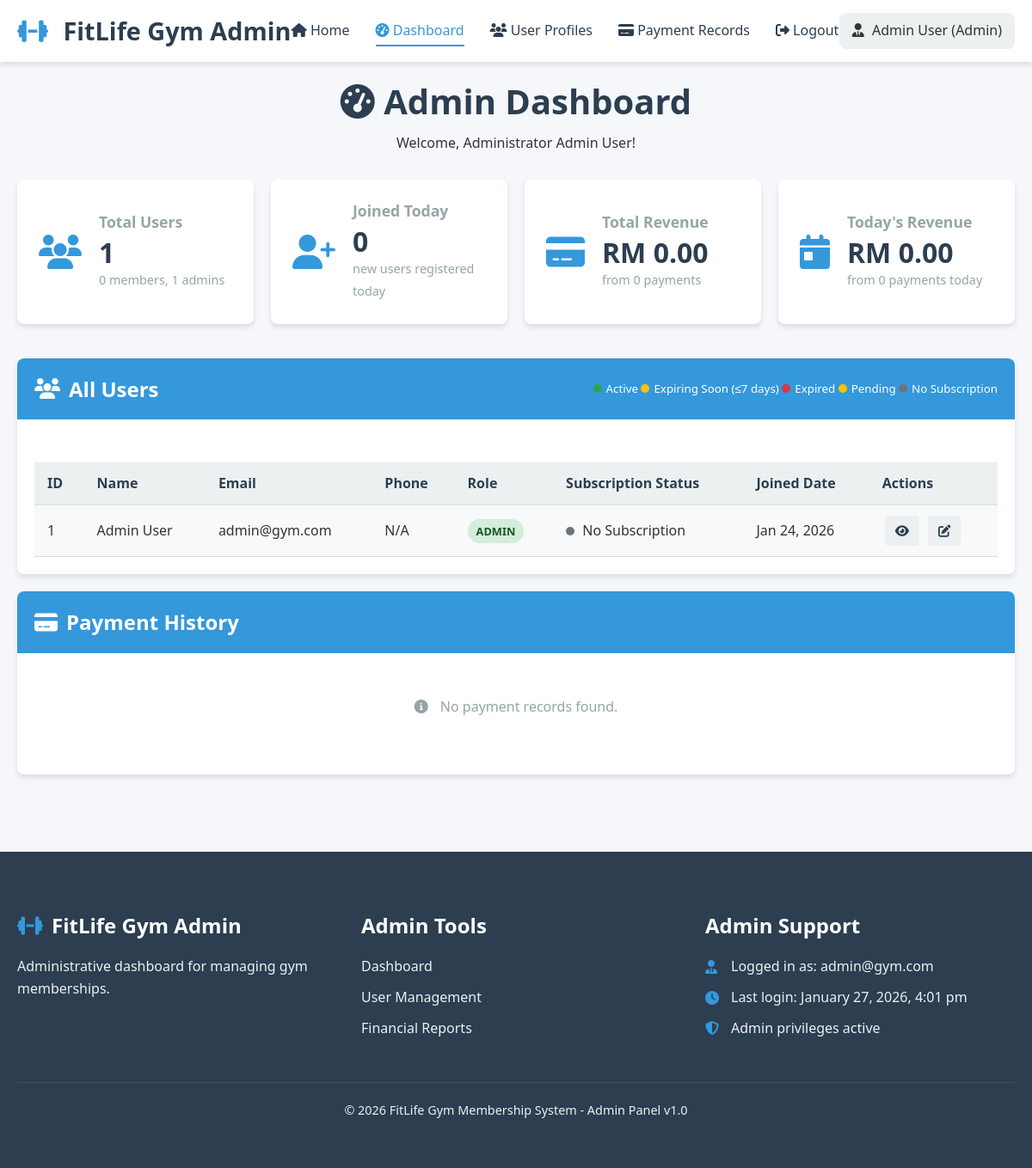
Page /admin_dashboard.php (signed in) on the committed database.
### tables this page shows
CREATE TABLE users (
    id INT AUTO_INCREMENT PRIMARY KEY,
    name VARCHAR(100) NOT NULL,
    email VARCHAR(100) NOT NULL UNIQUE,
    password VARCHAR(255) NOT NULL,  
    phone VARCHAR(20),
    role ENUM('admin', 'member') DEFAULT 'member',
    loyalty_points INT DEFAULT 0,  
    created_at TIMESTAMP DEFAULT CURRENT_TIMESTAMP
);

### admin_dashboard.php (the view, shortened to what the rows shown need)
<?php
require_once "db.php";
$users_query =
    "SELECT id, name, email, phone, role, created_at FROM users ORDER BY created_at DESC";
$users_result = $conn->query($users_query);
function get_subscription_status_class($user_id, $conn)
{
    $sub_query = $conn->prepare("
        SELECT end_date, status
        FROM subscriptions
        WHERE user_id = ?
        ORDER BY end_date DESC
        LIMIT 1
    ");
    $sub_query->bind_param("i", $user_id);
    $sub_query->execute();
    $sub_result = $sub_query->get_result();
    if ($sub_result->num_rows === 0) {
        return "row-no-subscription";
    }
}
?>
<!DOCTYPE html>
<html lang="en">
<head>
    <link rel="stylesheet" href="style.css">
    <link rel="stylesheet" href="https://cdnjs.cloudflare.com/ajax/libs/font-awesome/6.4.0/css/all.min.css">
</head>
<body>
    <nav class="navbar">
        <div class="container">
            <div class="logo">
                <h1><i class="fas fa-dumbbell"></i> FitLife Gym Admin</h1>
            </div>
        </div>
    </nav>
    <main class="container">
        <div class="dashboard-header">
            <h1><i class="fas fa-tachometer-alt"></i> Admin Dashboard</h1>
        </div>
        <div class="dashboard-card">
            <div class="card-body">
                <?php if ($users_result && $users_result->num_rows > 0): ?>
                    <div class="table-responsive">
                        <table class="data-table">
                            <thead>
                                <tr>
                                    <th>ID</th>
                                    <th>Name</th>
                                    <th>Email</th>
                                    <th>Phone</th>
                                    <th>Role</th>
                                    <th>Subscription Status</th>
                                    <th>Joined Date</th>
                                    <th>Actions</th>
                                </tr>
                            </thead>
                            <tbody>
                                <?php while (
                                    $user = $users_result->fetch_assoc()
                                ):
                                    $status_class = get_subscription_status_class(
                                        $user["id"],
                                        $conn,
                                    );
                                    $status_text = "";
                                    $status_indicator = "";
                                    switch ($status_class) {
                                        default:
                                            $status_text = "No Subscription";
                                            $status_indicator = "status-none";
                                            break;
                                    }
                                    ?>
                                    <tr class="<?php echo $status_class; ?>">
                                        <td><?php echo $user["id"]; ?></td>
                                        <td><?php echo htmlspecialchars(
                                            $user["name"],
                                        ); ?></td>
                                        <td><?php echo htmlspecialchars(
                                            $user["email"],
                                        ); ?></td>
                                        <td><?php echo htmlspecialchars(
                                            $user["phone"] ?: "N/A",
                                        ); ?></td>
                                        <td>
                                            <span class="role-badge role-<?php echo strtolower(
                                                $user["role"],
                                            ); ?>">
                                                <?php echo ucfirst(
                                                    $user["role"],
                                                ); ?>
                                            </span>
                                        </td>
                                        <td>
                                            <span class="status-indicator-small <?php echo $status_indicator; ?>"></span>
                                            <?php echo $status_text; ?>
                                        </td>
                                        <td><?php echo date(
                                            "M j, Y",
                                            strtotime($user["created_at"]),
                                        ); ?></td>
                                        <td>
                                            <a href="member_dashboard.php?user_id=<?php echo $user[
                                                "id"
                                            ]; ?>" class="btn-action" title="View Profile">
                                                <i class="fas fa-eye"></i>
                                            </a>
                                            <a href="edit_profile.php?user_id=<?php echo $user[
                                                "id"
                                            ]; ?>" class="btn-action" title="Edit Profile">
                                                <i class="fas fa-edit"></i>
                                            </a>
                                        </td>
                                    </tr>
                                <?php
                                endwhile; ?>
                            </tbody>
                        </table>
                    </div>
                <?php else: ?>
                    <p class="no-data"><i class="fas fa-info-circle"></i> No users found in the system.</p>
                <?php endif; ?>
            </div>
        </div>
    </main>
</body>
</html>

### rows in the picture
users: id "1", name "Admin User", email "admin@gym.com", phone "N/A", role "ADMIN", status_text "No Subscription", created_at "Jan 24, 2026"

### other values in the picture
$admin_name "Admin User"
$total_users "1"
$total_members "0"
$total_admins "1"
$today_joined "0"
$total_revenue "0.00"
$total_payments "0"
$today_total "0.00"
$today_count "0"
$admin_email "admin@gym.com"
